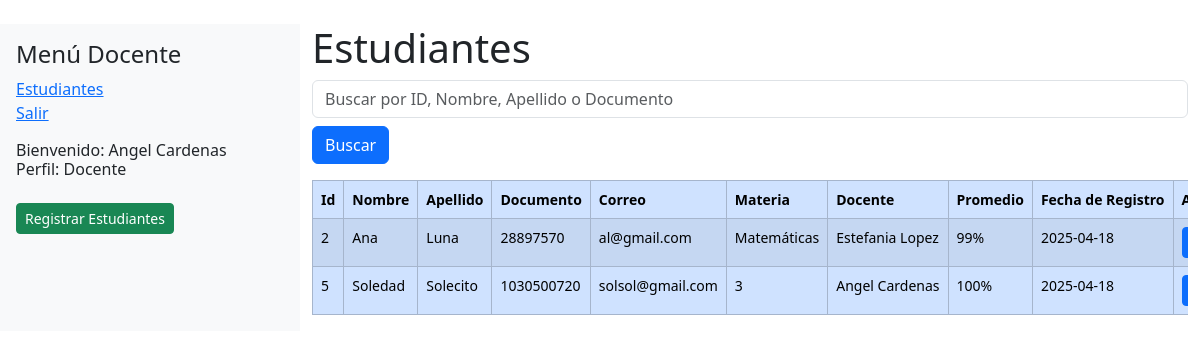
The app's page /Estudiantes/Pages/index.php (signed in) with its own data.
### tables this page shows
CREATE TABLE `estudiantes` (
  `ID_ESTUDIANTE` int(15) NOT NULL,
  `NOMBRE` varchar(60) NOT NULL,
  `APELLIDO` varchar(60) NOT NULL,
  `DOCUMENTO` varchar(12) NOT NULL,
  `CORREO` varchar(60) DEFAULT NULL,
  `MATERIA` varchar(30) NOT NULL,
  `DOCENTE` varchar(60) NOT NULL,
  `PROMEDIO` int(3) NOT NULL,
  `FECHA_REGISTRO` date NOT NULL
);

### Conexion.php (called while the page is built)
<?php
class Conexion {
    private static $instancia = null;
    private $db;
    private $driver = "mysql";
    private $host = "localhost:3306";
    private $bd = "pruebanotas";
    private $usuario = "root";
    private $contrasena = "";
    private function __construct() {
        try {
            $this->db = new PDO(
                "{$this->driver}:host={$this->host};dbname={$this->bd}",
                $this->usuario,
                $this->contrasena
            );
            $this->db->setAttribute(PDO::ATTR_ERRMODE, PDO::ERRMODE_EXCEPTION);
        } catch (PDOException $e) {
            die("Error de conexión: " . $e->getMessage());
        }
    }
    public static function getInstancia() {
        if (self::$instancia === null) {
            self::$instancia = new self();
        }
        return self::$instancia;
    }
    public function getConexion() {
        return $this->db;
    }
}
?>

### Usuarios/Modelo/Usuarios.php (called while the page is built, shortened)
<?php
require_once("../../Conexion.php");
class Usuarios extends Conexion{
    public function getNombre(){
        return $_SESSION["NOMBRE"];
    }
    public function getPerfil(){
        return $_SESSION["PERFIL"];
    }
}
?>

### Estudiantes/Modelo/Estudiantes.php (called while the page is built, shortened)
<?php
require_once("../../Conexion.php");
class Estudiantes extends Conexion
{
    private $db;
    public function __construct()
    {
        $this->db = Conexion::getInstancia()->getConexion();
    }
    public function get()
    {
        $rows = null;
        $statement = $this->db->prepare("SELECT * FROM estudiantes");
        $statement->execute();
        while ($result = $statement->fetch()) {
            $rows[] = $result;
        }
        return $rows;
    }
}

### Estudiantes/Pages/index.php (the view, shortened to what this page needs)
<?php
require_once("../../Usuarios/Modelo/Usuarios.php");
require_once("../Modelo/Estudiantes.php");
$ModeloUsuario = new Usuarios();
$ModeloUsuario->validateSession();
$Modelo = new Estudiantes();
?>
<!DOCTYPE html>
<html lang="en">
<head>
    <link rel="stylesheet" href="https://cdn.jsdelivr.net/npm/bootstrap@5.3.5/dist/css/bootstrap.min.css">
</head>
<body>
    <div class="container-fluid mt-4">
        <div class="row">
            <div class="col-md-3 bg-light p-3">
                <?php
                if ($ModeloUsuario->getPerfil() == 'Docente') {
                ?>
                    <h1 class="h4">Menú Docente</h1>
                    <a href="#">Estudiantes</a><br>
                    <a href="../../Usuarios/Controladores/Salir.php">Salir</a>
                <?php
                }
                ?>
                <h3 class="h6 mt-3">Bienvenido: <?php echo $ModeloUsuario->getNombre(); ?><br>
                    Perfil: <?php echo $ModeloUsuario->getPerfil(); ?></h3>
                <a href="add.php" target="_blank" class="btn btn-sm btn-success mt-3">Registrar Estudiantes</a>
            </div>
            <div class="col-md-9">
                <h1>Estudiantes</h1>
                <form method="GET" class="mb-3">
                    <input type="text" name="busqueda" class="form-control" placeholder="Buscar por ID, Nombre, Apellido o Documento" value="<?php echo isset($_GET['busqueda']) ? $_GET['busqueda'] : ''; ?>">
                    <button type="submit" class="btn btn-primary mt-2">Buscar</button>
                </form>
                <div class="table-responsive">
                    <table class="table table-primary table-striped table-hover table-bordered">
                        <thead>
                            <tr>
                                <th>Id</th>
                                <th>Nombre</th>
                                <th>Apellido</th>
                                <th>Documento</th>
                                <th>Correo</th>
                                <th>Materia</th>
                                <th>Docente</th>
                                <th>Promedio</th>
                                <th>Fecha de Registro</th>
                                <th>Acciones</th>
                            </tr>
                        </thead>
                        <tbody>
                            <?php
                            if (isset($_GET['busqueda']) && !empty($_GET['busqueda'])) {
                                $Estudiantes = $Modelo->buscar($_GET['busqueda']);
                            } else {
                                $Estudiantes = $Modelo->get();
                            }
                            if ($Estudiantes !== null) {
                                foreach ($Estudiantes as $Estudiante) {
                            ?>
                                    <tr>
                                        <td><?php echo $Estudiante['ID_ESTUDIANTE']; ?></td>
                                        <td><?php echo $Estudiante['NOMBRE']; ?></td>
                                        <td><?php echo $Estudiante['APELLIDO']; ?></td>
                                        <td><?php echo $Estudiante['DOCUMENTO']; ?></td>
                                        <td><?php echo $Estudiante['CORREO']; ?></td>
                                        <td><?php echo $Estudiante['MATERIA']; ?></td>
                                        <td><?php echo $Estudiante['DOCENTE']; ?></td>
                                        <td><?php echo $Estudiante['PROMEDIO']; ?>%</td>
                                        <td><?php echo $Estudiante['FECHA_REGISTRO']; ?></td>
                                        <td>
                                            <a href="edit.php?Id=<?php echo $Estudiante['ID_ESTUDIANTE']; ?>" class="btn btn-sm btn-primary" target="_blank">Editar</a>
                                        </td>
                                    </tr>
                            <?php
                                }
                            }
                            ?>
                        </tbody>
                    </table>
                </div>
            </div>
        </div>
    </div>
</body>
</html>

### Estudiantes/Pages/index.php (style rules this page uses)
th, td { white-space: nowrap; font-size: 14px; }

### records on screen
estudiantes: ID_ESTUDIANTE "2", NOMBRE "Ana", APELLIDO "Luna", DOCUMENTO "28897570", CORREO "al@gmail.com", MATERIA "Matemáticas", DOCENTE "Estefania Lopez", PROMEDIO "99", FECHA_REGISTRO "2025-04-18"
estudiantes: ID_ESTUDIANTE "5", NOMBRE "Soledad", APELLIDO "Solecito", DOCUMENTO "1030500720", CORREO "solsol@gmail.com", MATERIA "3", DOCENTE "Angel Cardenas", PROMEDIO "100", FECHA_REGISTRO "2025-04-18"

### other values on screen
$ModeloUsuario->getNombre() "Angel Cardenas"
$ModeloUsuario->getPerfil() "Docente"
